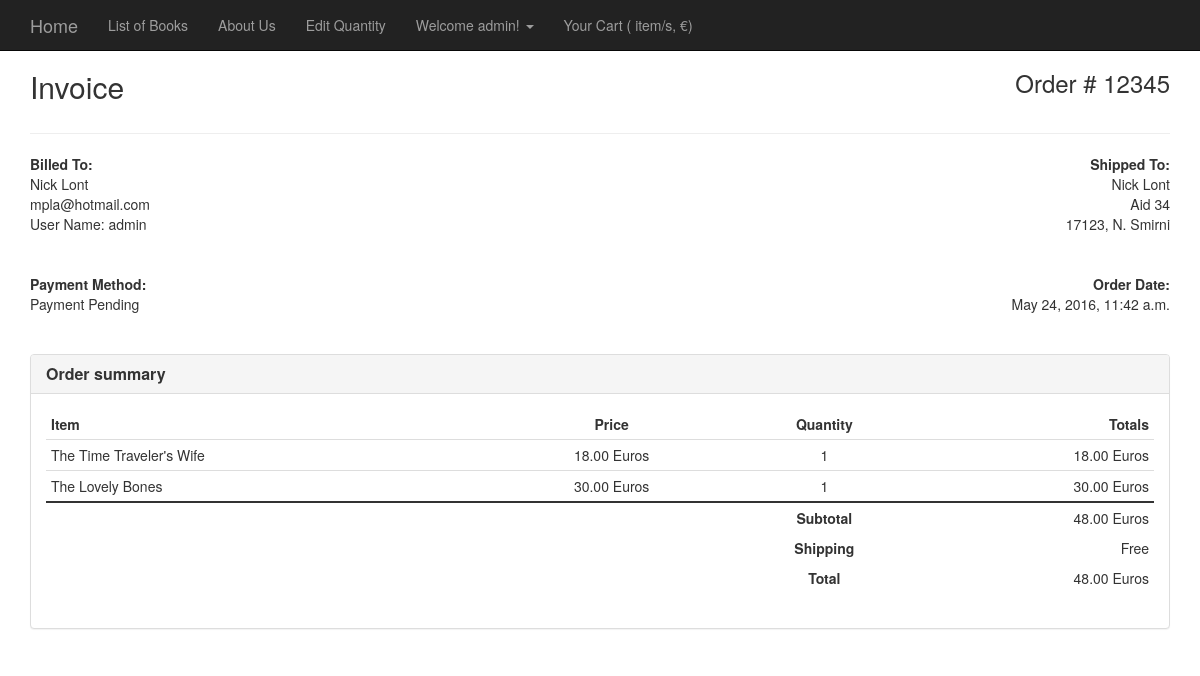
Screenshot of /orders/order/2 (signed in) with the database file from the repository.
### orders/models.py (models this page shows, shortened)
class Order(models.Model):
	first_name = models.CharField(max_length=50)
	last_name = models.CharField(max_length=50)
	email = models.EmailField()
	address = models.CharField(max_length=250)
	postal_code = models.CharField(max_length=20)
	city = models.CharField(max_length=100)
	created = models.DateTimeField(auto_now_add=True)
	updated = models.DateTimeField(auto_now=True)
	paid = models.BooleanField(default=False)
	placed_by_user = models.ForeignKey(settings.AUTH_USER_MODEL)
	class Meta:
		ordering = ('-created',)
	def get_total_cost(self):
		return sum(item.get_cost() for item in self.items.all())

class OrderItem(models.Model):
	order = models.ForeignKey(Order, related_name='items')
	product = models.ForeignKey(Book, related_name='order_items')
	price = models.DecimalField(max_digits=10, decimal_places=2)
	quantity = models.PositiveIntegerField(default=1)
	def get_cost(self):
		return self.price * self.quantity

### bookstore/models.py (models this page shows)
class Book(models.Model):
	category = models.ForeignKey(Category, on_delete=models.CASCADE)
	title = models.CharField(max_length=50)
	isbn = models.CharField(max_length=50, unique=True)
	price = models.DecimalField(max_digits=5, decimal_places=1, default=0)
	class Meta:
		verbose_name = "Book"
		verbose_name_plural = "Books"
	def __str__(self):
		return self.title

### orders/views.py (the view)
# urls.py: url(r'^order/(?P<order_id>\d+)$', login_required(views.order_show), name='order_detailed' ),
def order_show(request, order_id):
	order = get_object_or_404(Order, id=order_id)
	context={'order': order}
	return render(request, 'orders/invoice.html', context)

### orders/templates/orders/invoice.html
{% extends 'bookstore/base.html'%}
{% load staticfiles %}
{%block content%}
<link href={%static "css/invoice.css"%} rel="stylesheet">
<div class="container">
    <div class="row">
        <div class="col-xs-12">
    		<div class="invoice-title">
    			<h2>Invoice</h2><h3 class="pull-right">Order # 12345</h3>
    		</div>
    		<hr>
    		<div class="row">
    			<div class="col-xs-6">
    				<address>
    				<strong>Billed To:</strong><br>
    					{{ order.first_name }} {{ order.last_name }}<br>
    					{{ order.email }}<br>
    					User Name: {{ order.placed_by_user }}<br>
    					<br>
    				</address>
    			</div>
    			<div class="col-xs-6 text-right">
    				<address>
        			<strong>Shipped To:</strong><br>
    					{{ order.first_name }} {{ order.last_name }}<br>
    					{{ order.address }}<br>
    					{{ order.postal_code }}, {{ order.city }}<br>
    					<br>
    				</address>
    			</div>
    		</div>
    		<div class="row">
    			<div class="col-xs-6">
    				<address>
    					<strong>Payment Method:</strong><br>
    					Payment Pending<br>
    					<br>
    				</address>
    			</div>
    			<div class="col-xs-6 text-right">
    				<address>
    					<strong>Order Date:</strong><br>
    					{{ order.created}}<br><br>
    				</address>
    			</div>
    		</div>
    	</div>
    </div>
    <div class="row">
    	<div class="col-md-12">
    		<div class="panel panel-default">
    			<div class="panel-heading">
    				<h3 class="panel-title"><strong>Order summary</strong></h3>
    			</div>
    			<div class="panel-body">
    				<div class="table-responsive">
    					<table class="table table-condensed">
    						<thead>
                                <tr>
        							<td><strong>Item</strong></td>
        							<td class="text-center"><strong>Price</strong></td>
        							<td class="text-center"><strong>Quantity</strong></td>
        							<td class="text-right"><strong>Totals</strong></td>
                                </tr>
    						</thead>
    						<tbody>
    							{% for item in order.items.all %}
                                <tr>
    								<td>{{ item.product }}</td>
    								<td class="text-center">{{ item.price }} Euros</td>
    								<td class="text-center">{{ item.quantity }}</td>
    								<td class="text-right">{{ item.get_cost }} Euros</td>
    							</tr>
                                {% endfor%}
    							<tr>
    								<td class="thick-line"></td>
    								<td class="thick-line"></td>
    								<td class="thick-line text-center"><strong>Subtotal</strong></td>
    								<td class="thick-line text-right">{{ order.get_total_cost }} Euros</td>
    							</tr>
    							<tr>
    								<td class="no-line"></td>
    								<td class="no-line"></td>
    								<td class="no-line text-center"><strong>Shipping</strong></td>
    								<td class="no-line text-right">Free</td>
    							</tr>
    							<tr>
    								<td class="no-line"></td>
    								<td class="no-line"></td>
    								<td class="no-line text-center"><strong>Total</strong></td>
    								<td class="no-line text-right">{{ order.get_total_cost }} Euros</td>
    							</tr>
    						</tbody>
    					</table>
    				</div>
    			</div>
    		</div>
    	</div>
    </div>
</div>
{% endblock %}

### bookstore/templates/bookstore/base.html (shortened to what this page needs)
<!DOCTYPE html>
{%load staticfiles%}
{% load carton_tags %}
{% get_cart as my_cart %}
<html lang="en">
<head>
    <link href={%static "css/bootstrap.min.css"%} rel="stylesheet">
    <link href={%static "css/heroic-features.css"%} rel="stylesheet">
    <link href={%static "css/modern-business.css"%} rel="stylesheet">
</head>
<body>
    <nav class="navbar navbar-inverse navbar-fixed-top" role="navigation">
        <div class="container">
            <div class="navbar-header">
                <a class="navbar-brand" href="{% url 'bookstore:index' %}">Home</a>
            </div>
            <div class="collapse navbar-collapse" id="bs-example-navbar-collapse-1">
                <ul class="nav navbar-nav">
                    <li>
                        <a href="{% url 'bookstore:list' %}">List of Books</a>
                    </li>
                    <li>
                        <a href="{% url 'bookstore:about' %}">About Us</a>
                    </li>
                    {% if user.is_staff%}
                    <li>
                        <a href="{% url 'soap:book-list' %}">Edit Quantity</a>
                    </li>
                    {% endif%}
                    {%if user.is_authenticated%}
                    <li class="dropdown">
                        <a href="#" data-toggle="dropdown" class="dropdown-toggle">Welcome {{ user.username}}! <b class="caret"></b></a>
                    </li>
                    <li><a href="/shopping-cart/show/">Your Cart ({{my_cart.count}} item/s, {{my_cart.total}}&euro;) </a></li>
                    {% else %}
                    <li><a href="/accounts/login/?next={%firstof request.path '/'%}">Login</a></li>
                    <li><a href="/accounts/register/">Sign Up</a></li>
                    {% endif %}
                </ul>
            </div>
        </div>
    </nav>
    {% block content %}
    {% endblock %}
</body>
</html>

### static/css/heroic-features.css (style rules this page uses)
body { padding-top: 70px; }

### static/css/modern-business.css (style rules this page uses)
html, body { height: 100%; }
body { padding-top: 50px; }

### static/css/invoice.css (style rules this page uses)
.invoice-title h2, .invoice-title h3 { display: inline-block; }
.table > tbody > tr > .no-line { border-top: none; }
.table > tbody > tr > .thick-line { border-top: 2px solid; }

### rows the page displays
Order: first_name "Nick", last_name "Lont", email "mpla@hotmail.com", placed_by_user "admin", address "Aid 34", postal_code "17123", city "N. Smirni", created "May 24, 2016, 11:42 a.m.", get_total_cost "48.00"
OrderItem: product "The Time Traveler's Wife", price "18.00", quantity "1", get_cost "18.00"
OrderItem: product "The Lovely Bones", price "30.00", quantity "1", get_cost "30.00"

### other values shown
{{ user.username }} "admin"
